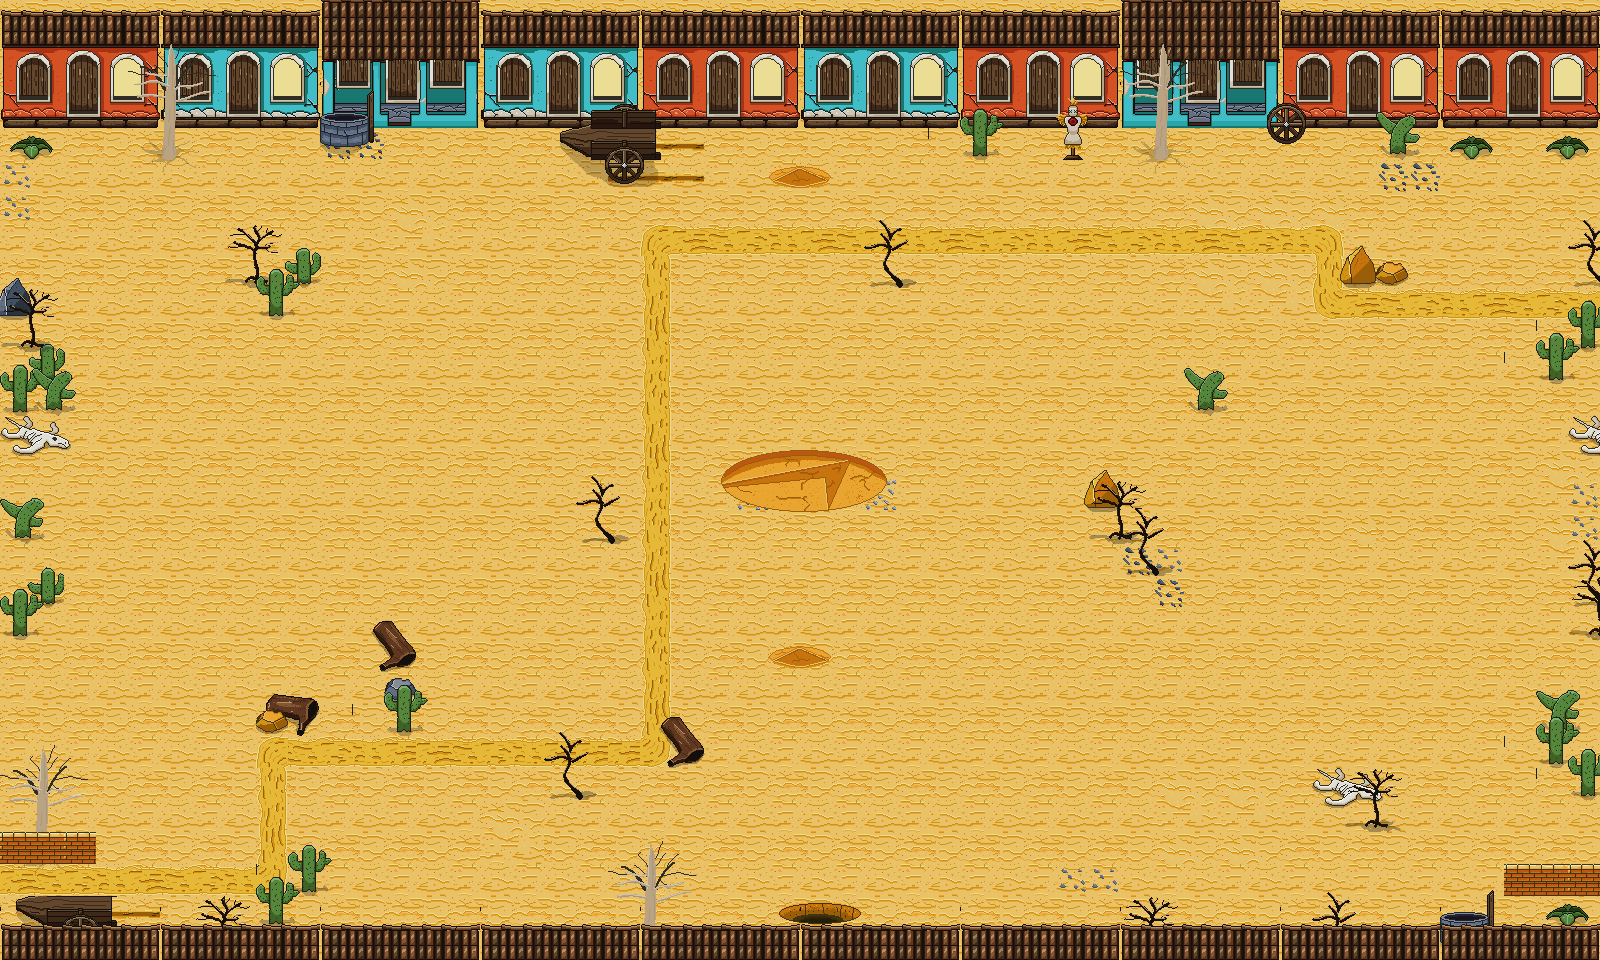

This game map was drawn from its Tiled (.tmx) file and the tilesets committed beside it. A one-line description and the trimmed map source follow:
An orthogonal 50x30 tile map with 32x32 px tiles, 5 tile layers (Camada de Blocos 1, Ground_Rock, GROUND_DETAILS, VEGETATION, ...), 2 tilesets.

<map version="1.10" tiledversion="1.12.2" orientation="orthogonal" renderorder="right-down" width="50" height="30" tilewidth="32" tileheight="32" infinite="0" nextlayerid="6" nextobjectid="1">
 <tileset firstgid="1" source="SCENARY_BASE1.tsx" />
 <tileset firstgid="401" source="HOUSES-Sheet.tsx" />
 <layer id="1" name="Camada de Blocos 1" width="50" height="30">
  <data>[1500 cells, 1500 non-empty, 8 distinct tile ids]</data>
 </layer>
 <layer id="5" name="Ground_Rock" width="50" height="30">
  <data>[1500 cells, 95 non-empty, 17 distinct tile ids]</data>
 </layer>
 <layer id="2" name="GROUND_DETAILS" width="50" height="30">
  <data>[1500 cells, 198 non-empty, 119 distinct tile ids]</data>
 </layer>
 <layer id="3" name="VEGETATION" width="50" height="30">
  <data>[1500 cells, 259 non-empty, 94 distinct tile ids]</data>
 </layer>
 <layer id="4" name="DETAILS" width="50" height="30">
  <data>[1500 cells, 223 non-empty, 73 distinct tile ids]</data>
 </layer>
</map>
